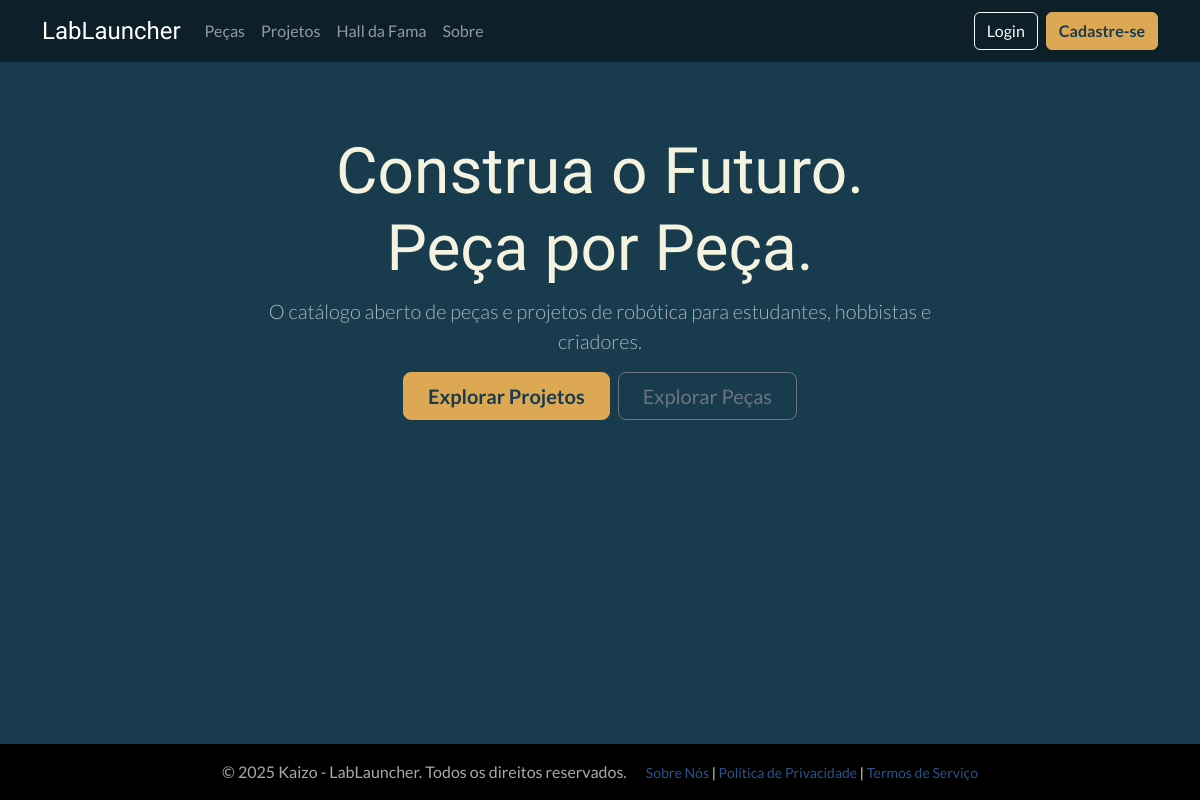
The app's page /, older data.
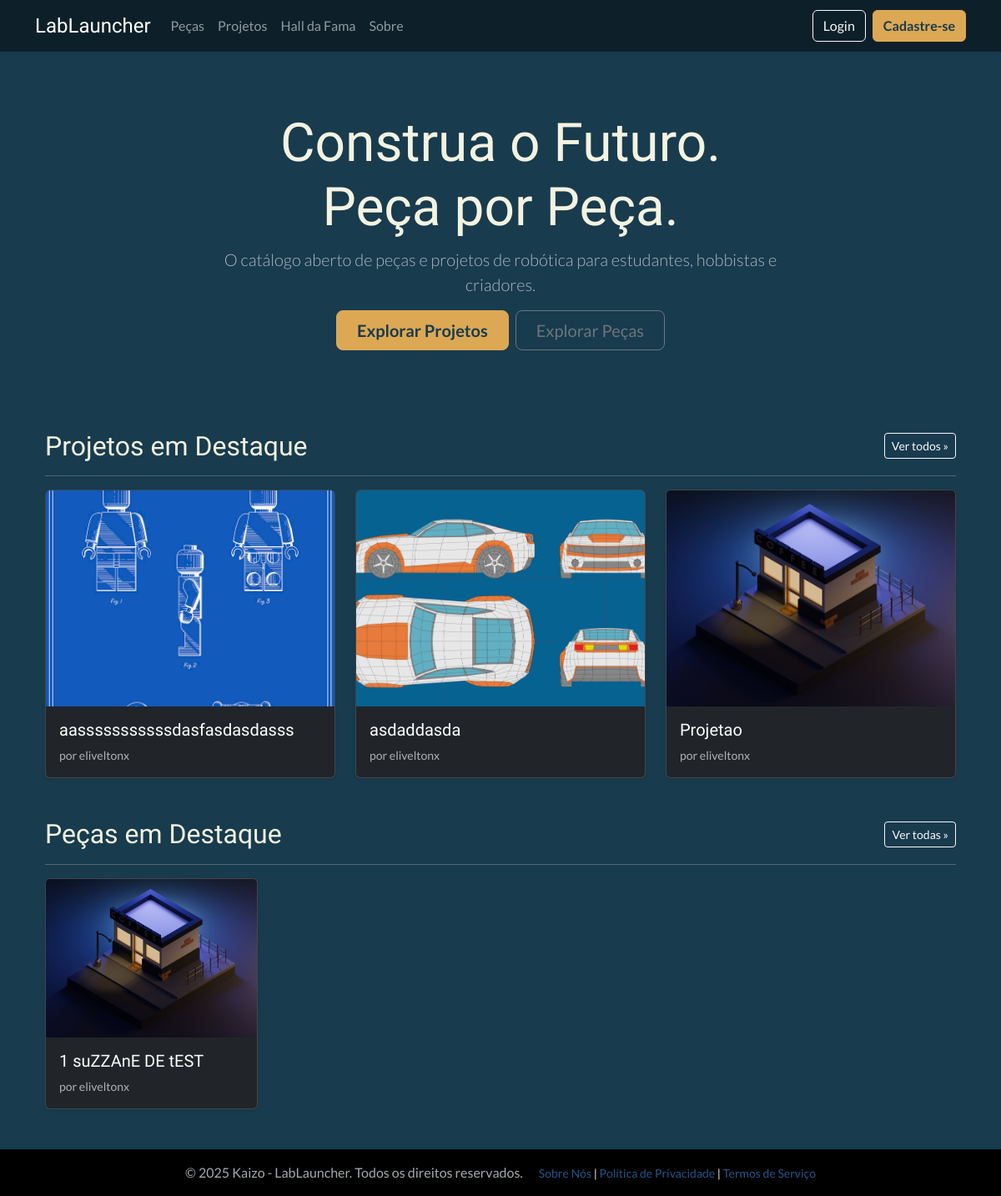
The same page, newer data.
### catalog/models.py (models this page shows, shortened)
class Project(models.Model):
    STATUS_CHOICES = (('in_review', 'Em Revisão'), ('approved', 'Aprovado'), ('rejected', 'Rejeitado'))
    thumbnail = models.ImageField(
        upload_to='part_thumbnails/', # Pasta dentro de 'media' onde as imagens serão salvas
        storage=storage_para_usar,
        verbose_name='Thumbnail',
        null=True, # O campo é opcional
        blank=True # O campo pode ser deixado em branco no formulário
    )
    is_hall_of_fame = models.BooleanField(default=False, verbose_name="Destaque (Hall da Fama)")
    title = models.CharField(max_length=255, verbose_name='Título do Projeto')
    description = RichTextUploadingField(verbose_name='Descrição Detalhada')
    author = models.ForeignKey(settings.AUTH_USER_MODEL, on_delete=models.SET_NULL, null=True, verbose_name='Autor')
    category = models.ForeignKey(Category, on_delete=models.SET_NULL, null=True, verbose_name='Categoria')
    parts_used = models.ManyToManyField(Part, blank=True, verbose_name='Peças Utilizadas')
    status = models.CharField(max_length=10, choices=STATUS_CHOICES, default='in_review', verbose_name='Status')
    created_at = models.DateTimeField(auto_now_add=True, verbose_name='Data de Criação')
    updated_at = models.DateTimeField(auto_now=True, verbose_name='Última Atualização')
    class Meta:
        verbose_name = 'Projeto'
        verbose_name_plural = 'Projetos'
        ordering = ['-created_at']
    def get_absolute_url(self):
        return reverse('catalog:project-detail', kwargs={'pk': self.pk})

class Part(models.Model):
    STATUS_CHOICES = (('in_review', 'Em Revisão'), ('approved', 'Aprovado'), ('rejected', 'Rejeitado'))
    thumbnail = models.ImageField(
        upload_to='part_thumbnails/', # Pasta dentro de 'media' onde as imagens serão salvas
        storage=storage_para_usar,
        verbose_name='Thumbnail',
        null=True, # O campo é opcional
        blank=True # O campo pode ser deixado em branco no formulário
    )
    is_hall_of_fame = models.BooleanField(default=False, verbose_name="Destaque (Hall da Fama)")
    name = models.CharField(max_length=200, verbose_name='Nome da Peça')
    description = models.TextField(verbose_name='Descrição')
    category = models.ForeignKey(Category, on_delete=models.SET_NULL, null=True, verbose_name='Categoria')
    author = models.ForeignKey(settings.AUTH_USER_MODEL, on_delete=models.SET_NULL, null=True, verbose_name='Autor')
    stl_file = models.FileField(upload_to='parts_stl/', storage=storage_para_usar, verbose_name='Arquivo STL')
    status = models.CharField(max_length=10, choices=STATUS_CHOICES, default='in_review', verbose_name='Status')
    created_at = models.DateTimeField(auto_now_add=True, verbose_name='Data de Criação')
    updated_at = models.DateTimeField(auto_now=True, verbose_name='Última Atualização')
    class Meta:
        verbose_name = 'Peça'
        verbose_name_plural = 'Peças'
        ordering = ['-created_at']
    def get_absolute_url(self):
        return reverse('catalog:part-detail', kwargs={'pk': self.pk})

### users/models.py (models this page shows, shortened)
class CustomUser(AbstractUser):
    profile_picture = models.ImageField(
        upload_to='profile_pics/',
        storage=storage_para_usar,
        null=True,
        blank=True,
        verbose_name='Foto do Perfil'
    )
    is_approved = models.BooleanField(
        default=False,
        verbose_name='Aprovado pela Curadoria',
        help_text='Indica se o usuário foi aprovado para acessar o conteúdo.'
    )
    groups = models.ManyToManyField(
        Group,
        verbose_name='groups',
        blank=True,
        help_text='The groups this user belongs to. A user will get all permissions granted to each of their groups.',
        related_name="customuser_set", # Nome único para o acesso reverso
        related_query_name="user",
    )
    user_permissions = models.ManyToManyField(
        Permission,
        verbose_name='user permissions',
        blank=True,
        help_text='Specific permissions for this user.',
        related_name="customuser_set", # Nome único para o acesso reverso
        related_query_name="user",
    )

### pages/views.py (the view)
# urls.py: path('', home_view, name='home'),
def home_view(request):
    featured_projects = Project.objects.filter(is_hall_of_fame=True, status='approved').order_by('-created_at')[:3]
    featured_parts = Part.objects.filter(is_hall_of_fame=True, status='approved').order_by('-created_at')[:4]
    context = {
        'featured_projects': featured_projects,
        'featured_parts': featured_parts,
    }
    return render(request, 'pages/home.html', context)

### pages/templates/pages/home.html (shortened to what this page needs)
{% extends "base.html" %}
{% load static %}
{% block content %}
<div class="container text-center py-5 mb-5">
    <h1 class="display-3">Construa o Futuro.<br>Peça por Peça.</h1>
    <p class="lead col-lg-8 mx-auto text-muted">
        O catálogo aberto de peças e projetos de robótica para estudantes, hobbistas e criadores.
    </p>
    <div class="d-grid gap-2 d-sm-flex justify-content-sm-center">
        <a class="btn btn-accent btn-lg px-4 gap-3" href="{% url 'catalog:project-list' %}">Explorar Projetos</a>
        <a class="btn btn-outline-secondary btn-lg px-4" href="{% url 'catalog:part-list' %}">Explorar Peças</a>
    </div>
</div>
<div class="container mb-5">
    {% if featured_projects %}
        <div class="d-flex justify-content-between align-items-center mb-3">
            <h2 class="mb-0">Projetos em Destaque</h2>
            <a href="{% url 'catalog:project-list' %}" class="btn btn-sm btn-outline-light">Ver todos &raquo;</a>
        </div>
        <hr>
        <div class="row row-cols-1 row-cols-md-3 g-4 mb-5">
            {% for project in featured_projects %}
                <div class="col">
                    <div class="card h-100 text-bg-dark shadow-sm">
                        <a href="{{ project.get_absolute_url }}">
                            {% if project.thumbnail %}
                                <img src="{{ project.thumbnail.url }}" class="card-img-top" style="aspect-ratio: 4/3; object-fit: cover;" alt="{{ project.title }}">
                            {% else %}
                                <img src="{% static 'images/placeholder.png' %}" class="card-img-top" style="aspect-ratio: 4/3; object-fit: cover;" alt="Placeholder">
                            {% endif %}
                        </a>
                        <div class="card-body">
                            <h5 class="card-title">{{ project.title }}</h5>
                            <p class="card-text text-muted small">por {{ project.author.username }}</p>
                        </div>
                    </div>
                </div>
            {% endfor %}
        </div>
    {% endif %}
    {% if featured_parts %}
        <div class="d-flex justify-content-between align-items-center mb-3">
            <h2 class="mb-0">Peças em Destaque</h2>
            <a href="{% url 'catalog:part-list' %}" class="btn btn-sm btn-outline-light">Ver todas &raquo;</a>
        </div>
        <hr>
        <div class="row row-cols-1 row-cols-sm-2 row-cols-md-4 g-4 mb-5">
            {% for part in featured_parts %}
                 <div class="col">
                    <div class="card h-100 text-bg-dark shadow-sm">
                         <a href="{{ part.get_absolute_url }}">
                            {% if part.thumbnail %}
                                <img src="{{ part.thumbnail.url }}" class="card-img-top" style="aspect-ratio: 4/3; object-fit: cover;" alt="{{ part.name }}">
                            {% else %}
                                <img src="{% static 'images/placeholder.png' %}" class="card-img-top" style="aspect-ratio: 4/3; object-fit: cover;" alt="Placeholder">
                            {% endif %}
                        </a>
                        <div class="card-body">
                            <h5 class="card-title">{{ part.name }}</h5>
                            <p class="card-text text-muted small">por {{ part.author.username }}</p>
                        </div>
                    </div>
                </div>
            {% endfor %}
        </div>
    {% endif %}
</div>
{% endblock %}

### templates/base.html (shortened to what this page needs)
{% load static %}
<!DOCTYPE html>
<html lang="pt-br" data-bs-theme="dark">
<head>
    <link href="https://cdn.jsdelivr.net/npm/bootstrap@5.3.3/dist/css/bootstrap.min.css" rel="stylesheet">
    <link rel="stylesheet" href="{% static 'css/custom.css' %}">
</head>
<body class="d-flex flex-column min-vh-100">
    <header class="mb-4">
        <nav class="navbar navbar-expand-lg navbar-dark" style="background-color:rgba(0, 0, 0, 0.46);">
            <div class="container">
                <a class="navbar-brand fs-4" style="font-family: 'Exo 2', sans-serif;" href="{% url 'home' %}">LabLauncher</a>
                <div class="collapse navbar-collapse" id="navbarNav">
                    <ul class="navbar-nav me-auto mb-2 mb-lg-0">
                        <li class="nav-item"><a class="nav-link" href="{% url 'catalog:part-list' %}">Peças</a></li>
                        <li class="nav-item"><a class="nav-link" href="{% url 'catalog:project-list' %}">Projetos</a></li>
                        <li class="nav-item"><a class="nav-link" href="{% url 'hall-of-fame' %}">Hall da Fama</a></li>
                        <li class="nav-item"><a class="nav-link" href="{% url 'static_page' 'sobre-nos' %}">Sobre</a></li>
                    </ul>
                    <div class="d-flex">
                        {% if user.is_authenticated %}
                            <div class="nav-item dropdown">
                                <a class="nav-link dropdown-toggle d-flex align-items-center" href="#" role="button" data-bs-toggle="dropdown" aria-expanded="false">
                                    {% if user.profile_picture %}
                                        <img src="{{ user.profile_picture.url }}" alt="Foto de Perfil" width="32" height="32" class="rounded me-2" style="object-fit: cover;">
                                    {% else %}
                                        <svg xmlns="http://www.w3.org/2000/svg" width="32" height="32" fill="currentColor" class="bi bi-person- rounded me-2" viewBox="0 0 16 16"><path d="M11 6a3 3 0 1 1-6 0 3 3 0 0 1 6 0z"/><path fill-rule="evenodd" d="M0 8a8 8 0 1 1 16 0A8 8 0 0 1 0 8zm8-7a7 7 0 0 0-5.468 11.37C3.242 11.226 4.805 10 8 10s4.757 1.225 5.468 2.37A7 7 0 0 0 8 1z"/></svg>
                                    {% endif %}
                                    {{ user.username }}
                                </a>
                                <ul class="dropdown-menu">
                                    <li><a class="dropdown-item" href="{% url 'dashboard' %}">Meu Dashboard</a></li>
                                    <li><a class="dropdown-item" href="{% url 'users:profile' %}">Meu Perfil</a></li>
                                    {% if user.is_staff %}
                                        <li><a class="dropdown-item" href="{% url 'submission:curation-queue' %}">Fila de Curadoria</a></li>
                                    {% endif %}
                                    <li><hr class="dropdown-divider"></li>
                                    <li>
                                        <form method="post" action="{% url 'account_logout' %}">
                                            {% csrf_token %}
                                            <button class="dropdown-item" type="submit">Sair</button>
                                        </form>
                                    </li>
                                </ul>
                            </div>
                        {% else %}
                            <a href="{% url 'account_login' %}" class="btn btn-outline-light me-2">Login</a>
                            <a href="{% url 'account_signup' %}" class="btn btn-accent">Cadastre-se</a>
                        {% endif %}
                    </div>
                </div>
            </div>
        </nav>
    </header>
    <main class="container flex-grow-1">
        {% block content %}{% endblock %}
    </main>
    <footer class="mt-auto py-3" style="background-color: #000;">
        <div class="container text-center">
            <span class="text-muted">© {% now "Y" %} Kaizo - LabLauncher. Todos os direitos reservados.</span>
            <small class="ms-3">
                <a href="{% url 'static_page' 'sobre-nos' %}">Sobre Nós</a> |
                <a href="{% url 'static_page' 'politica-de-privacidade' %}">Política de Privacidade</a> |
                <a href="{% url 'static_page' 'termos-de-servico' %}">Termos de Serviço</a>
            </small>
        </div>
    </footer>
</body>
</html>

### static/css/custom.css (style rules this page uses)
body { background-color: #183b4e; color: #f3f3e0; font-family: 'Lato', sans-serif; }
h1, h2, h3, h4, h5, h6 { font-family: 'Exo 2', sans-serif; color: #f3f3e0; }
a { color: #27548a; text-decoration: none; }
.btn-accent { background-color: #dda853; border-color: #dda853; color: #183b4e; font-weight: bold; }

Row changes from the older to the newer data that the page shows:
added Project: thumbnail (picture), title "aasssssssssssdasfasdasdasss", author.username "eliveltonx"
added Project: thumbnail (picture), title "asdaddasda", author.username "eliveltonx"
now on this page (row edited): Project: thumbnail (picture), title "Projetao", author.username "eliveltonx"
now on this page (row edited): Part: thumbnail (picture), name "1 suZZAnE DE tEST", author.username "eliveltonx"
Text that changed along with them:
text now shown: "Projetos em Destaque Ver todos » Peças em Destaque Ver todas »"
